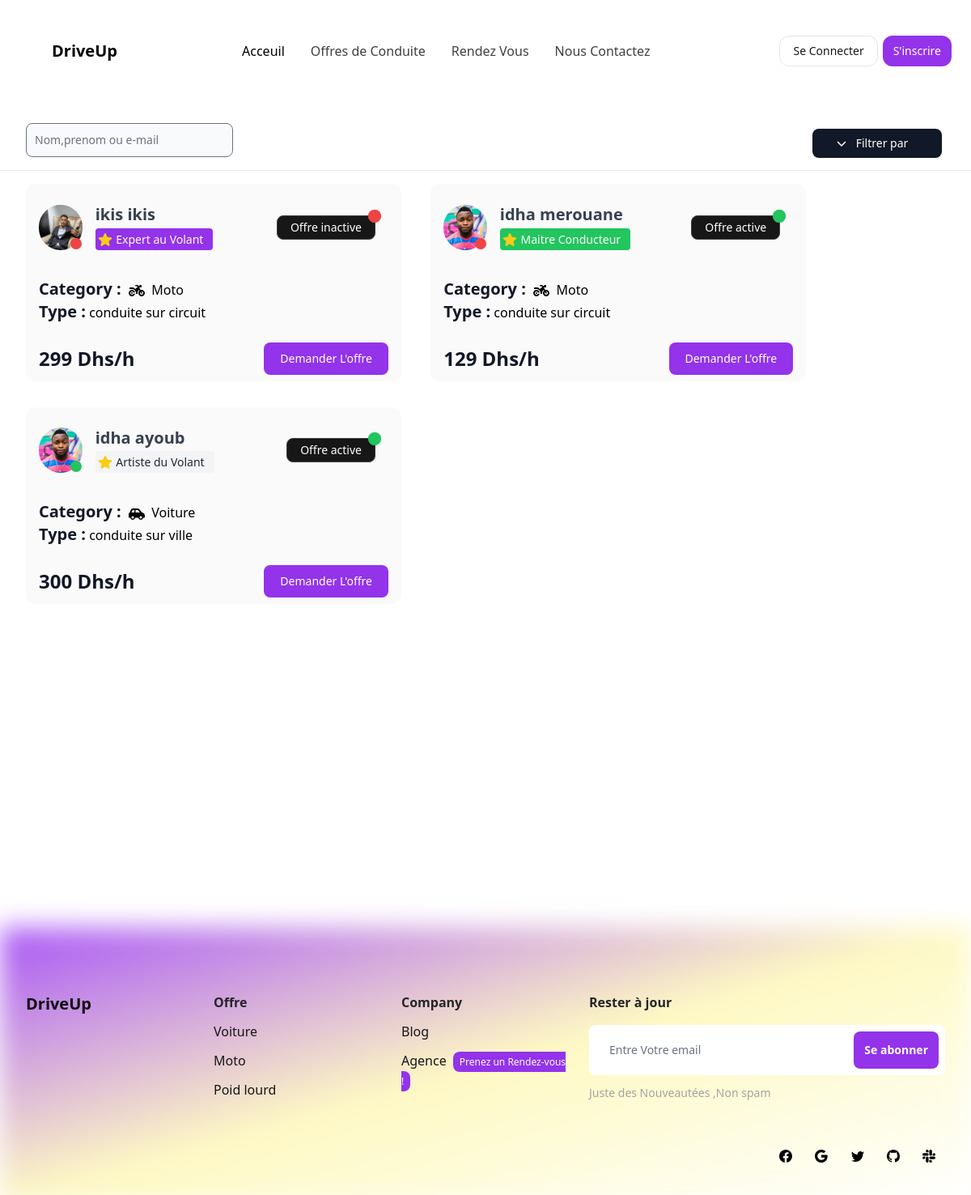
Before: /driving_offers with the older database file.
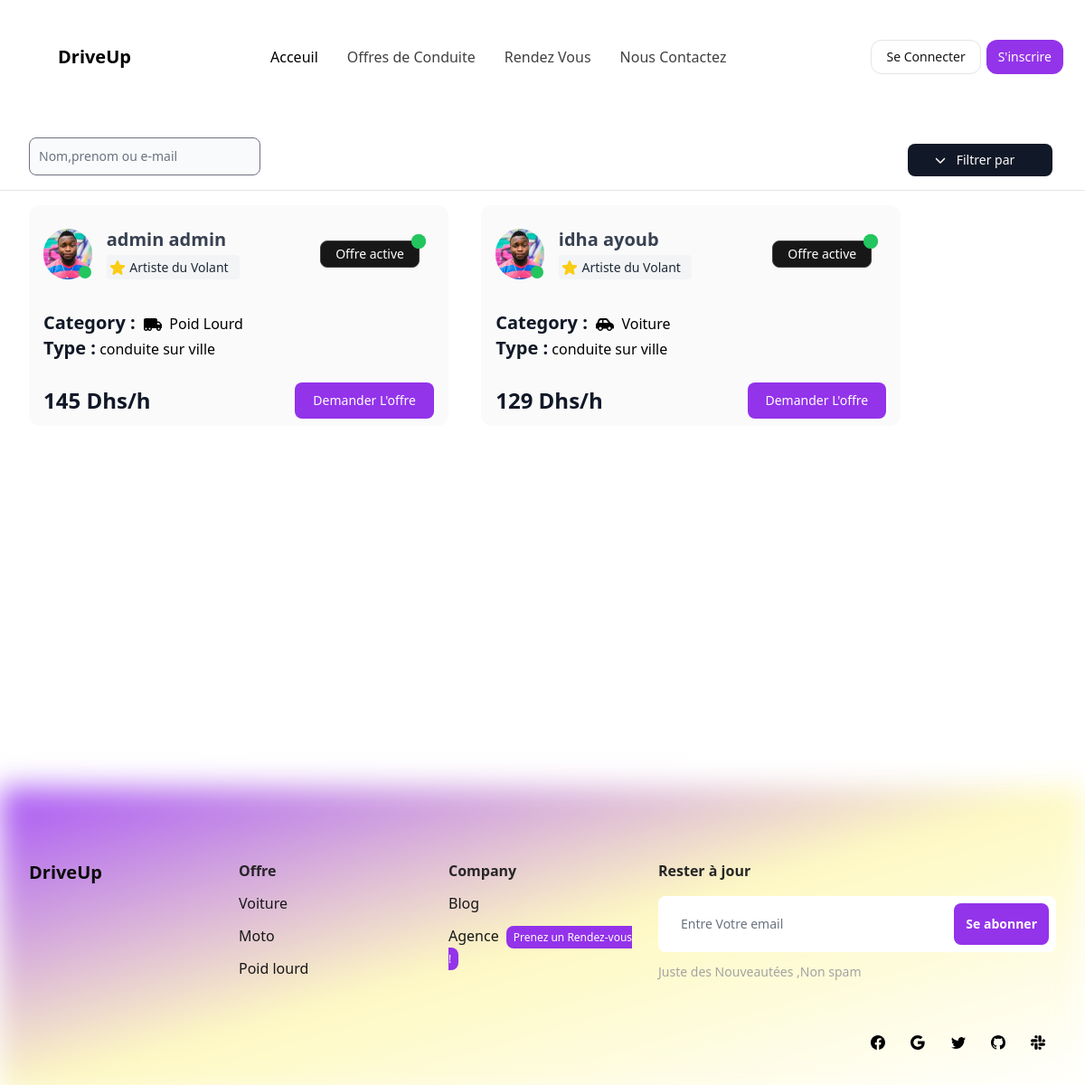
After: the same page with the newer database file.
### app/models.py (models this page shows, shortened)
class Driving_offer(models.Model):
    conduite_de_base='conduite de base'
    conduite_sur_ville='conduite sur ville'
    conduite_sur_circuit='conduite sur circuit'
    driving_offer_CHOICES=[
        (conduite_de_base,'conduite de base'),
        (conduite_sur_ville,'conduite sur ville'),
        (conduite_sur_circuit,'conduite sur circuit'),
    ]
    driver=models.ForeignKey(Driver,on_delete=models.CASCADE,null=True)
    offer_type=models.CharField(max_length=30,choices=driving_offer_CHOICES)
    price_per_hour=models.IntegerField(null=True)
    is_active=models.BooleanField(null=True,default=False)

class Driver(models.Model):
    CAR = 'Voiture'
    MOTO = 'Moto'
    POIDS_LOURD = 'Poids Lourd'
    VEHICLE_CHOICES = [
        (CAR ,'Voiture'),
        (MOTO ,'Moto'),
        (POIDS_LOURD ,'Poids lourd'),
    ]
    Artiste_du_Volant='Artiste du Volant'
    Maitre_Conducteur='Maitre Conducteur'
    Expert_au_Volant='Expert au Volant'
    LEVEL_CHOICES=[
        (Artiste_du_Volant, 'Artiste du Volant'),
        (Maitre_Conducteur, 'Maitre Conducteur'),
        (Expert_au_Volant, 'Expert au Volant'),
    ]
    user=models.OneToOneField(User,on_delete=models.CASCADE,null=True)
    level=models.CharField(max_length=20,choices=LEVEL_CHOICES,null=True)
    is_driver=models.BooleanField(null=True)
    vehicle = models.CharField(max_length=20, choices=VEHICLE_CHOICES,null=True)

class User_otherfields(models.Model):
    user=models.OneToOneField(User,on_delete=models.CASCADE,null=True)
    profile_image=models.ImageField(upload_to="static" , null=True)
    cni=models.CharField(max_length=10,blank=True)

### sfe/views.py (the view)
# urls.py: path('driving_offers',views.driving_offers,name="driving_offers"),
def driving_offers(request):
    driving_offers=Driving_offer.objects.all().order_by("-id")
    cars=Car.objects.all()
    bikes=Bike.objects.all()
    trucks=Truck.objects.all()
    context={
        'driving_offers':driving_offers,
        'cars':cars,
        'bikes':bikes,
        'trucks':trucks,
    }
    return render(request,"main/driving_offers.html",context)

### templates/main/driving_offers.html (shortened to what the changed rows need)
{% extends 'base.html' %}
{% block content %}
{% load  static %}
          {% include "msg/msg.html" %}
{% if not driving_offers %}
<section class="bg-white ">
  <div class="pt-4 px-4 mx-auto max-w-screen-xl lg:pt-16 lg:px-6">
      <div class="mx-auto max-w-screen-sm text-center">
          <h2>Aucun Utilisateur</h2>
          <div class="flex justify-center items-center pt-4 "> <img class=" w-80 h-80" src="{% static 'C:\Users\lenovo\Desktop\sfep\sfe\static\404.png' %}"></div>
          <div class="flex justify-center items-center">
              <button type="button" class="text-white bg-purple-600 hover:bg-yellow-400 focus:ring-4 focus:ring-gray-300 font-medium rounded-lg text-sm px-5 py-2.5 me-2 mb-2 "><a href="{% url 'driving_offers' %}">Retour au page des offres</a></button>
          </div>
      </div>
  </div>
</section>
{% else %}
{% for i in driving_offers  %}
                            <div
                            class="inline-block my-4  sm:w-[38rem] md:w-[48rem] lg:w-[29rem] max-w-[36rem] ml-8  rounded-xl bg-neutral-50 px-4 py-2  z-10 ">
                            <div
                              class="relative flex items-center gap-4 pt-0 pb-8 mx-0 mt-4 overflow-hidden text-gray-700  shadow-none   z-10">
                                <div class="relative inline-flex">
                                  <img
                                    src="{{i.driver.user.user_otherfields.profile_image.url}}"
                                    alt="profile picture"
                                    class="inline-block relative object-cover object-center !rounded-full w-16 h-14 " />
                                    {% if i.driver.user.is_active is True %}
                                    <span
                                    class="absolute min-w-[14px] min-h-[14px] rounded-full py-1 px-1 text-xs font-medium content-[''] leading-none grid place-items-center bottom-[14%] right-[14%] translate-x-2/4 translate-y-2/4 bg-green-500 text-white">
                                  </span>
                                  {% else %}
                                  <span
                                  class="absolute min-w-[14px] min-h-[14px] rounded-full py-1 px-1 text-xs font-medium content-[''] leading-none grid place-items-center bottom-[14%] right-[14%] translate-x-2/4 translate-y-2/4 bg-red-500 text-white">
                                </span>
                                    {% endif %}
                                </div>
                              <div class="flex w-full flex-col gap-0.5">
                                <div class="flex items-center justify-between">
                                  <h5
                                    class="block font-sans text-xl antialiased font-semibold leading-snug tracking-normal text-blue-gray-900">
                                    {{i.driver.user.last_name}} {{i.driver.user.first_name}}<br>
                                    {% if i.driver.level == 'Artiste du Volant' %}
                                    <div class=" text-base font-medium text-gray-900 whitespace-nowrap my-1">
                                     <span class="bg-gray-100 text-gray-800 text-sm font-medium me-2 py-1 pr-1 pl-0.5 rounded  ">
                                             <p class="me-2 inline-block ">Artiste du Volant</p>
                                     </span>
                                   </div>
                                   {% elif i.driver.level == 'Maitre Conducteur' %}
                                   <div class=" text-base font-medium text-gray-900 whitespace-nowrap my-1">
                                     <span class="bg-green-500 text-white text-sm font-medium me-2 py-1 pr-1 pl-0.5 rounded  ">
                                             <p class="me-2 inline-block ">Maitre Conducteur</p>
                                     </span>
                                   </div>
                                   {% else %}
                                   <div class=" text-base font-medium text-gray-900 whitespace-nowrap my-1">
                                     <span class="bg-purple-600 text-white text-sm font-medium me-2 py-1 pr-1 pl-0.5 rounded  ">
                                             <p class="me-2 inline-block ">Expert au Volant</p>
                                     </span>
                                   </div>
                                    {% endif %}
                                  </h5>
                                  <div class="flex items-center gap-0 ">
                                    {% if i.is_active is True %}
                                    <button type="button" class="m-1 ms-0 mr-4 relative py-1 px-4 inline-flex items-center gap-x-2 text-sm font-medium rounded-lg border  shadow-sm disabled:opacity-50 bg-neutral-900 border-neutral-700 text-white hover:bg-neutral-800 z-10">
                                        <a  >Offre active</a>
                                     <span class="flex absolute top-0 end-0 -mt-2 -me-2">
                                       <span class="relative inline-flex text-xs bg-green-500 text-white rounded-full py-2 px-2">
                                       </span>
                                     </span>
                                   </button>
                                   {% else %}
                                   <button type="button" class="m-1 ms-0 mr-4 relative py-1 px-4 inline-flex items-center gap-x-2 text-sm font-medium rounded-lg border  shadow-sm disabled:opacity-50 bg-neutral-900 border-neutral-700 text-white hover:bg-neutral-800 z-10">
                                    <a  >Offre inactive</a>
                                 <span class="flex absolute top-0 end-0 -mt-2 -me-2">
                                   <span class="relative inline-flex text-xs bg-red-500 text-white rounded-full py-2 px-2">
                                   </span>
                                 </span>
                               </button>
                                    {% endif %}
                                  </div>
                                </div>
                              </div>
                            </div>
                            <div class="p-0 mb-6">
                              <p class="inline-block text-xl font-bold text-gray-900">Category :&nbsp;  </p>
                              <div class="inline-block">
                                <p class="block font-sans text-base antialiased font-light leading-relaxed text-inherit">
                                  <p class="block font-sans text-base antialiased font-light leading-relaxed text-blue-gray-900">
                                    {% if i.driver.vehicle == "Voiture" %}
                                    <td class="text-base font-medium text-gray-900 whitespace-nowrap ">
                                      Voiture
                                    </td>
                                    {% elif  i.driver.vehicle == 'Moto' %}
                                    <td class="text-base font-medium text-gray-900 whitespace-nowrap ">
                                      Moto
                                    </td>
                                    {% else %}
                                    <td class="text-base font-medium text-gray-900 whitespace-nowrap ">
                                      Poid Lourd
                                    </td>
                                    {% endif %}
                               </p>
                                </p>
                              </div>
                              <p class="block font-sans text-base antialiased font-light leading-relaxed text-inherit">
                               <p class="inline-block text-xl font-bold text-gray-900">
                                  Type :
                               </p> {{i.offer_type}}
                              </p>
                            </div>
                            <div class="flex items-center justify-between">
                              <span class="text-2xl font-bold text-gray-900 ">{{i.price_per_hour}} Dhs/h</span>
                              <button data-modal-target="crud-modal-{{i.id}}" data-modal-toggle="crud-modal-{{i.id}}" class="block text-white bg-purple-600 hover:bg-yellow-400 focus:ring-4 focus:outline-none  font-medium rounded-lg text-sm px-5 py-2.5 text-center transition" type="button">
                                Demander L'offre
                              </button>
                            </div>
                          </div>
                            {% endfor %}
                            {% endif %}
{% endblock %}

Changed rows visible on the page:
removed Driving_offer: driver.user.user_otherfields.profile_image (picture), driver.user.last_name "ikis", driver.user.first_name "ikis", shows "Expert au Volant", is_active "Offre inactive", shows "Moto", offer_type "conduite sur circuit", price_per_hour "299"
removed Driving_offer: driver.user.user_otherfields.profile_image (picture), driver.user.last_name "idha", driver.user.first_name "merouane", shows "Maitre Conducteur", is_active "Offre active", shows "Moto", offer_type "conduite sur circuit", price_per_hour "129"
removed Driving_offer: driver.user.user_otherfields.profile_image (picture), driver.user.last_name "idha", driver.user.first_name "ayoub", shows "Artiste du Volant", is_active "Offre active", shows "Voiture", offer_type "conduite sur ville", price_per_hour "300"
added Driving_offer: driver.user.user_otherfields.profile_image (picture), driver.user.last_name "admin", driver.user.first_name "admin", shows "Artiste du Volant", is_active "Offre active", shows "Poid Lourd", offer_type "conduite sur ville", price_per_hour "145"
added Driving_offer: driver.user.user_otherfields.profile_image (picture), driver.user.last_name "idha", driver.user.first_name "ayoub", shows "Artiste du Volant", is_active "Offre active", shows "Voiture", offer_type "conduite sur ville", price_per_hour "129"
